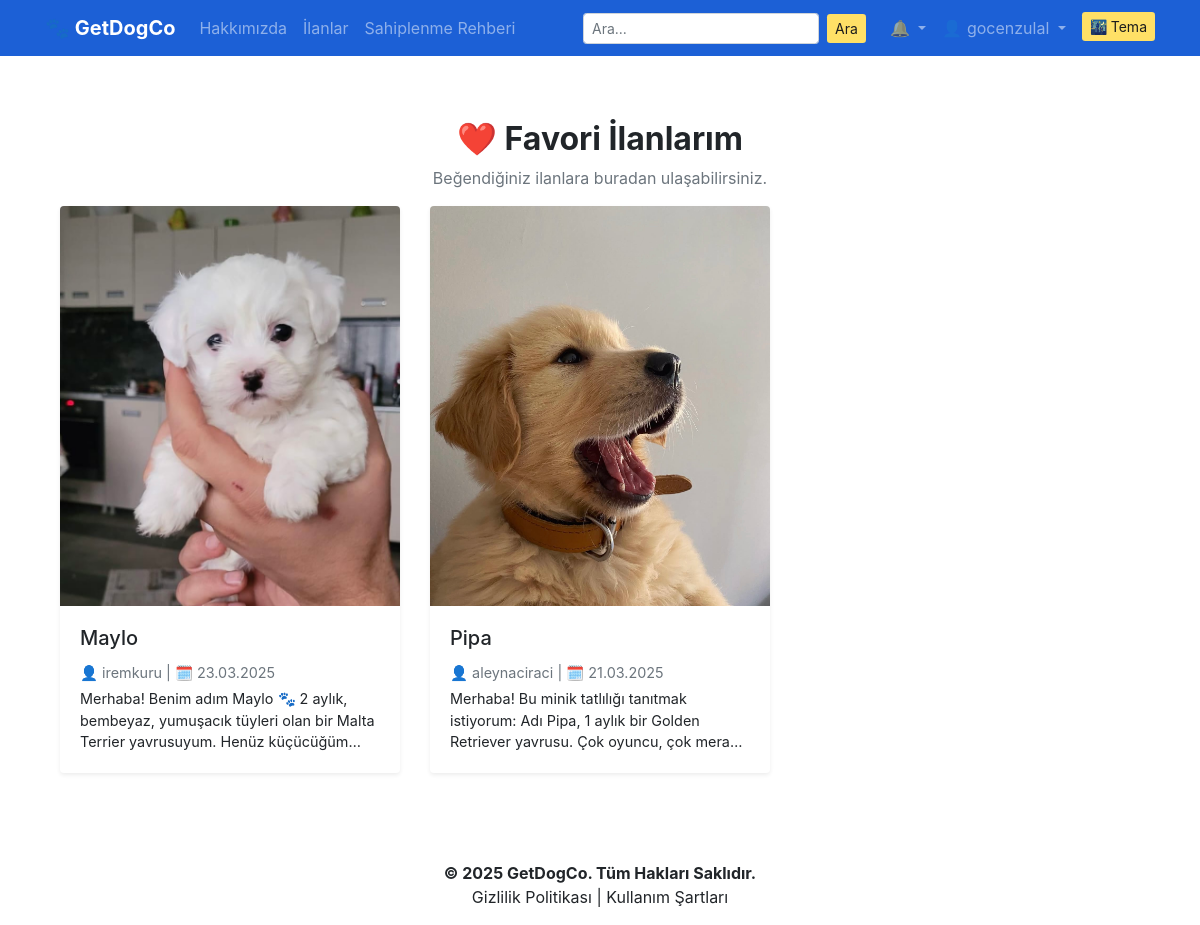
The app's page /tr/my-favorites/ (signed in), older data.
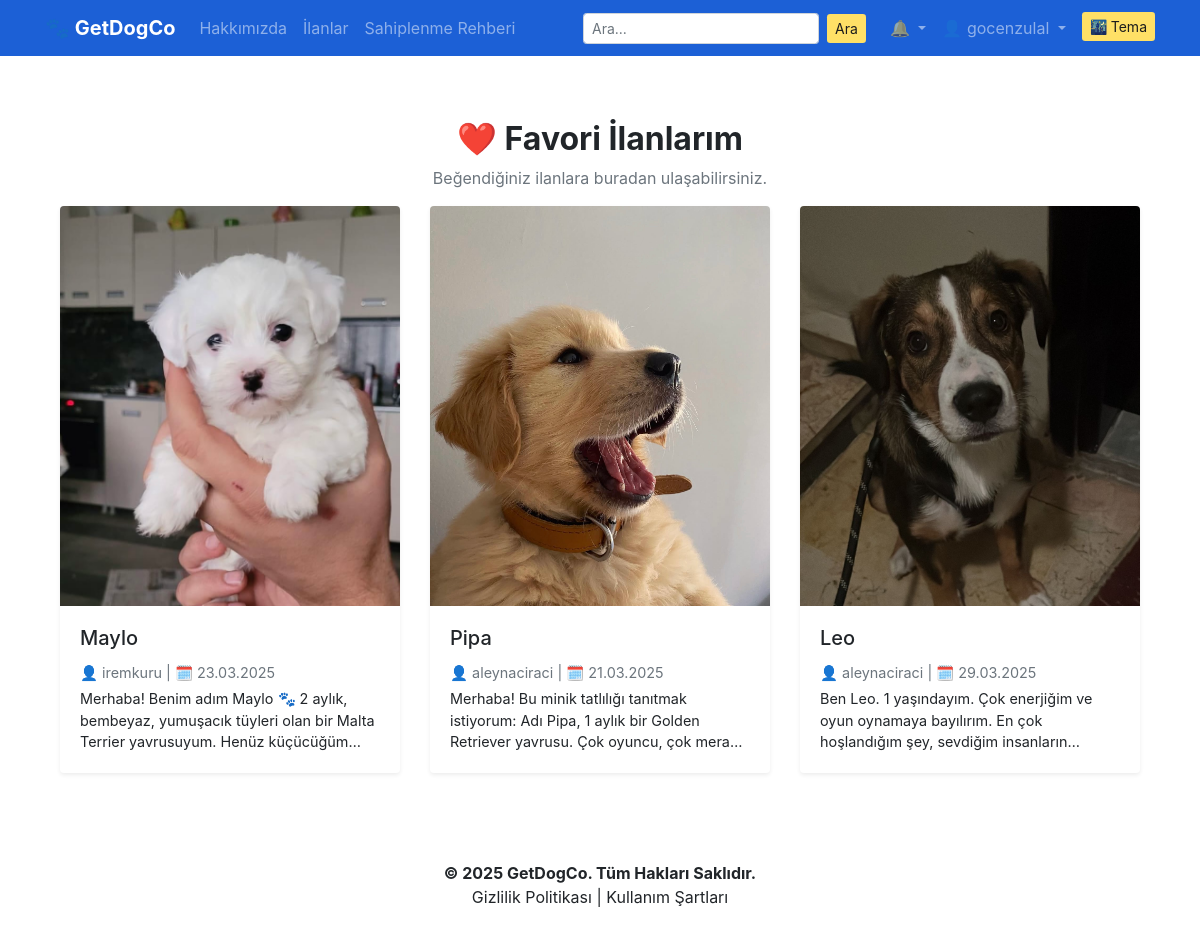
The same page, newer data.
### getdogco/models.py (models this page shows, shortened)
class Favorite(models.Model):
    user = models.ForeignKey("auth.User", on_delete=models.CASCADE, verbose_name="Kullanıcı")
    post = models.ForeignKey("DogAdoptionPost", on_delete=models.CASCADE, verbose_name="İlan")
    created_at = models.DateTimeField(auto_now_add=True)
    class Meta:
        unique_together = ('user', 'post')

class DogAdoptionPost(models.Model):
    owner = models.ForeignKey("auth.User", on_delete=models.CASCADE, verbose_name="Sahiplenen Kullanıcı")
    title = models.CharField(max_length=100, verbose_name="İlan Başlığı")
    description = RichTextField(verbose_name="Açıklama")
    breed = models.CharField(max_length=50, verbose_name="Köpek Irkı")
    age = models.IntegerField(verbose_name="Köpek Yaşı")
    location = models.CharField(max_length=100, verbose_name="Konum")
    created_date = models.DateTimeField(auto_now_add=True, verbose_name="Oluşturulma Tarihi")
    dog_image = models.ImageField(upload_to='dog_images/', blank=True, null=True, verbose_name="Köpek Fotoğrafı")
    class Meta:
        ordering = ['-created_date']

### getdogco/views.py (the view)
# urls.py: path('my-favorites/', views.my_favorites, name='my_favorites'),
@login_required
def my_favorites(request):
    favorites = Favorite.objects.filter(user=request.user).select_related('post')
    return render(request, 'favorites.html', {'favorites': favorites})

### getdogco/context_processors.py (called while the page is built)
def notification_context(request):
    if request.user.is_authenticated:
        unread_count = Notification.objects.filter(user=request.user, is_read=False).count()
        recent_notifications = Notification.objects.filter(user=request.user).order_by('-created_at')[:5]
        return {
            'unread_notification_count': unread_count,
            'notifications': recent_notifications
        }
    return {
        'unread_notification_count': 0,
        'notifications': []
    }

### templates/favorites.html (shortened to what this page needs)
{% extends "layout.html" %}
{% load i18n %}
{% block body %}
<div class="container mt-0">
  <div class="text-center mb-2">
    <h2 class="font-weight-bold">❤️ {% trans "Favori İlanlarım" %}</h2>
    <p class="text-muted">{% trans "Beğendiğiniz ilanlara buradan ulaşabilirsiniz." %}</p>
  </div>
  {% if favorites %}
    <div class="row">
      {% for fav in favorites %}
        <div class="col-md-6 col-lg-4 mb-4">
          <div class="card h-100 shadow-sm border-0">
            {% if fav.post.dog_image %}
              <a href="{% url 'getdogco:post_detail' fav.post.id %}">
                <img src="{{ fav.post.dog_image.url }}" class="card-img-top" alt="{{ fav.post.title }}">
              </a>
            {% endif %}
            <div class="card-body d-flex flex-column">
              <h5 class="card-title">{{ fav.post.title }}</h5>
              <p class="card-text text-muted small mb-1">
                👤 {{ fav.post.owner.username }} | 🗓️ {{ fav.post.created_date|date:"d.m.Y" }}
              </p>
              <p class="card-text">{{ fav.post.description|truncatewords:25 }}</p>
            </div>
          </div>
        </div>
      {% endfor %}
    </div>
  {% else %}
    <div class="alert alert-info text-center">
      {% trans "Henüz favori ilanınız yok." %}
      <a href="{% url 'getdogco:list_posts' %}" class="alert-link">{% trans "İlanlara göz atın!" %}</a>
    </div>
  {% endif %}
</div>
{% endblock %}

### templates/layout.html (shortened to what this page needs)
<!DOCTYPE html>
{% load static i18n %}
<html lang="{{ LANGUAGE_CODE }}">
  <head>
    <link rel="stylesheet" href="https://stackpath.bootstrapcdn.com/bootstrap/4.5.2/css/bootstrap.min.css">
    <link rel="stylesheet" href="{% static 'css/style.css' %}?v=2.0">
  </head>
  <body class="d-flex flex-column min-vh-100">
    <nav class="navbar navbar-expand-md navbar-dark" style="background-color:rgb(28, 96, 214) !important;">
      <div class="container">
        <a class="navbar-brand font-weight-bold" href="/">🐾 GetDogCo</a>
        <div class="collapse navbar-collapse" id="navbarCollapse">
          <ul class="navbar-nav mr-auto">
            <li class="nav-item"><a class="nav-link" href="/about">{% trans "Hakkımızda" %}</a></li>
            <li class="nav-item"><a class="nav-link" href="{% url 'getdogco:list_posts' %}">{% trans "İlanlar" %}</a></li>
            <li class="nav-item"><a class="nav-link" href="{% url 'getdogco:adoption_guide' %}">{% trans "Sahiplenme Rehberi" %}</a></li>
          </ul>
          <form method="GET" action="{% url 'getdogco:list_posts' %}" class="form-inline my-2 my-md-0 mr-md-3">
            <input class="form-control form-control-sm mr-2" type="search" name="keyword" placeholder="{% trans 'Ara...' %}" aria-label="{% trans 'Ara' %}">
            <button class="btn btn-sm btn-yellow-custom" type="submit">{% trans "Ara" %}</button>
          </form>
          <ul class="navbar-nav">
            {% if request.user.is_authenticated %}
              <li class="nav-item dropdown">
                <a class="nav-link dropdown-toggle position-relative" href="{% url 'getdogco:all_notifications' %}" id="notificationDropdown" role="button" data-toggle="dropdown">
                  🔔
                </a>
              </li>
              <li class="nav-item dropdown">
                <a class="nav-link dropdown-toggle" href="#" id="userDropdown" role="button" data-toggle="dropdown">
                  👤 {{ request.user.username }}
                </a>
              </li>
            {% else %}
              <li class="nav-item"><a class="nav-link" href="{% url 'getdogco:login' %}">{% trans "Giriş Yap" %}</a></li>
              <li class="nav-item"><a class="nav-link" href="{% url 'getdogco:register' %}">{% trans "Kayıt Ol" %}</a></li>
            {% endif %}
            <li class="nav-item">
              <button onclick="toggleDarkMode()" id="darkModeBtn" class="btn btn-sm ml-2 btn-yellow-custom" style="margin-top: 4px;">
                🌃 {% trans "Tema" %}
              </button>
            </li>
          </ul>
        </div>
      </div>
    </nav>
    <main class="flex-fill">
      <div class="container mt-3 pt-5 mb-5">
        {% block body %}
        {% endblock body %}
      </div>
    </main>
    <footer class="text-center py-3" style="background-color: #ffffff; color: #212529;">
      <p class="mb-0 font-weight-bold">© 2025 GetDogCo. {% trans "Tüm Hakları Saklıdır." %}</p>
      <p class="mb-0">{% trans "Gizlilik Politikası" %} | {% trans "Kullanım Şartları" %}</p>
    </footer>
  </body>
</html>

### static/css/style.css (style rules this page uses)
.btn-yellow-custom { background-color: #ffe066; color: #1c1c1c; border: none; transition: background-color 0.3s ease; }
.card-img-top { height: 400px; object-fit: cover; object-position: top center; background-color: #f7f7f7; border-top-left-radius: 0.25rem; border-top-right-radius: 0.25rem; }
.card.h-100 { max-height: 800px; display: flex; flex-direction: column; }
.card-text { font-size: 0.9rem; overflow: hidden; text-overflow: ellipsis; display: -webkit-box; -webkit-line-clamp: 3; -webkit-box-orient: vertical; }
html, body { height: 100%; margin: 0; }
body { display: flex; flex-direction: column; min-height: 100vh; }
main.flex-fill { flex: 1; }

Row changes from the older to the newer data that the page shows:
added Favorite: post.dog_image (picture), post "Leo", post.owner.username "aleynaciraci", post.created_date "29.03.2025", post.description "Ben Leo. 1 yaşındayım. Çok enerjiğim ve oyun oynamaya bayılırım. En çok hoşlandığım şey, sevdiğim…"
